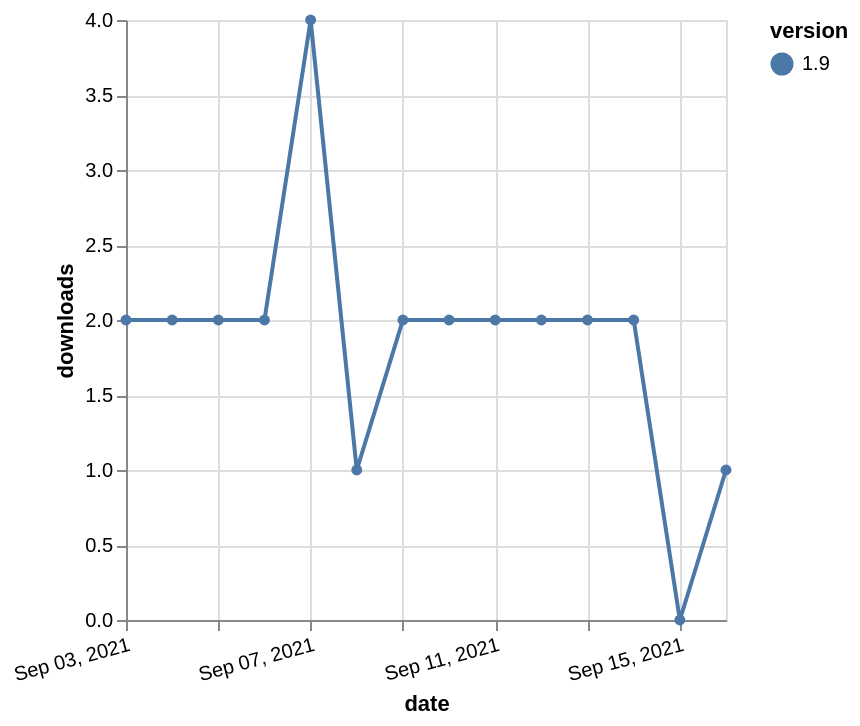

The Vega-Lite source for this figure:
### Vega-Lite specification from a JSON file in a GitHub repository (floating-point values rounded to 4 significant figures)
{"$schema": "https://vega.github.io/schema/vega-lite/v5.json", "description": "A simple bar chart with embedded data.", "data": {"values": [{"date": "2021-09-03", "total": 2348, "delta": 2, "version": "1.9"}, {"date": "2021-09-04", "total": 2350, "delta": 2, "version": "1.9"}, {"date": "2021-09-05", "total": 2352, "delta": 2, "version": "1.9"}, {"date": "2021-09-06", "total": 2354, "delta": 2, "version": "1.9"}, {"date": "2021-09-07", "total": 2358, "delta": 4, "version": "1.9"}, {"date": "2021-09-08", "total": 2359, "delta": 1, "version": "1.9"}, {"date": "2021-09-09", "total": 2361, "delta": 2, "version": "1.9"}, {"date": "2021-09-10", "total": 2363, "delta": 2, "version": "1.9"}, {"date": "2021-09-11", "total": 2365, "delta": 2, "version": "1.9"}, {"date": "2021-09-12", "total": 2367, "delta": 2, "version": "1.9"}, {"date": "2021-09-13", "total": 2369, "delta": 2, "version": "1.9"}, {"date": "2021-09-14", "total": 2371, "delta": 2, "version": "1.9"}, {"date": "2021-09-15", "total": 2371, "delta": 0, "version": "1.9"}, {"date": "2021-09-16", "total": 2372, "delta": 1, "version": "1.9"}]}, "width": "container", "mark": {"type": "line", "point": {"filled": true}}, "encoding": {"x": {"field": "date", "type": "temporal", "timeUnit": "yearmonthdate", "title": "date", "axis": {"labelAngle": -15}}, "y": {"field": "delta", "type": "quantitative", "title": "downloads"}, "color": {"field": "version", "type": "nominal"}, "tooltip": {"field": "delta"}}}
